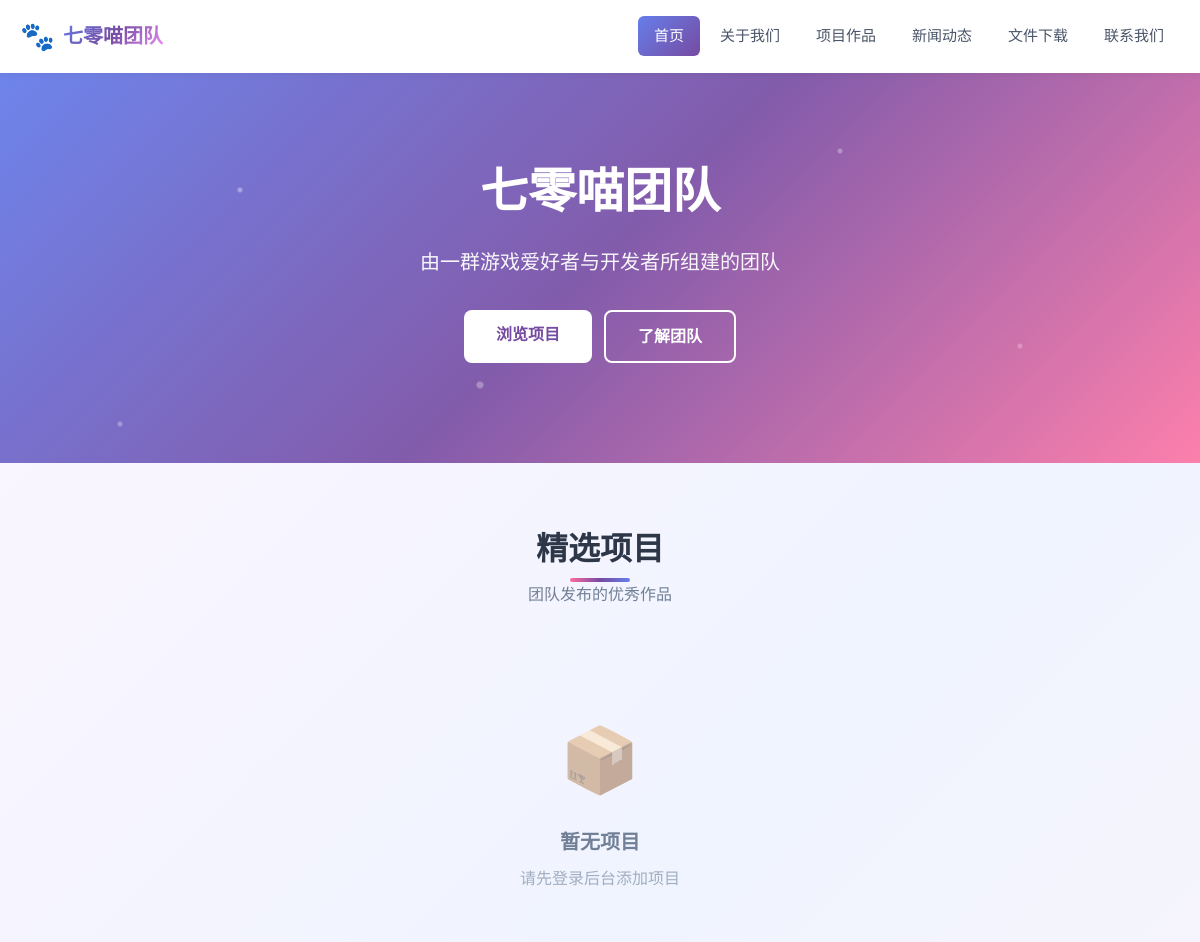
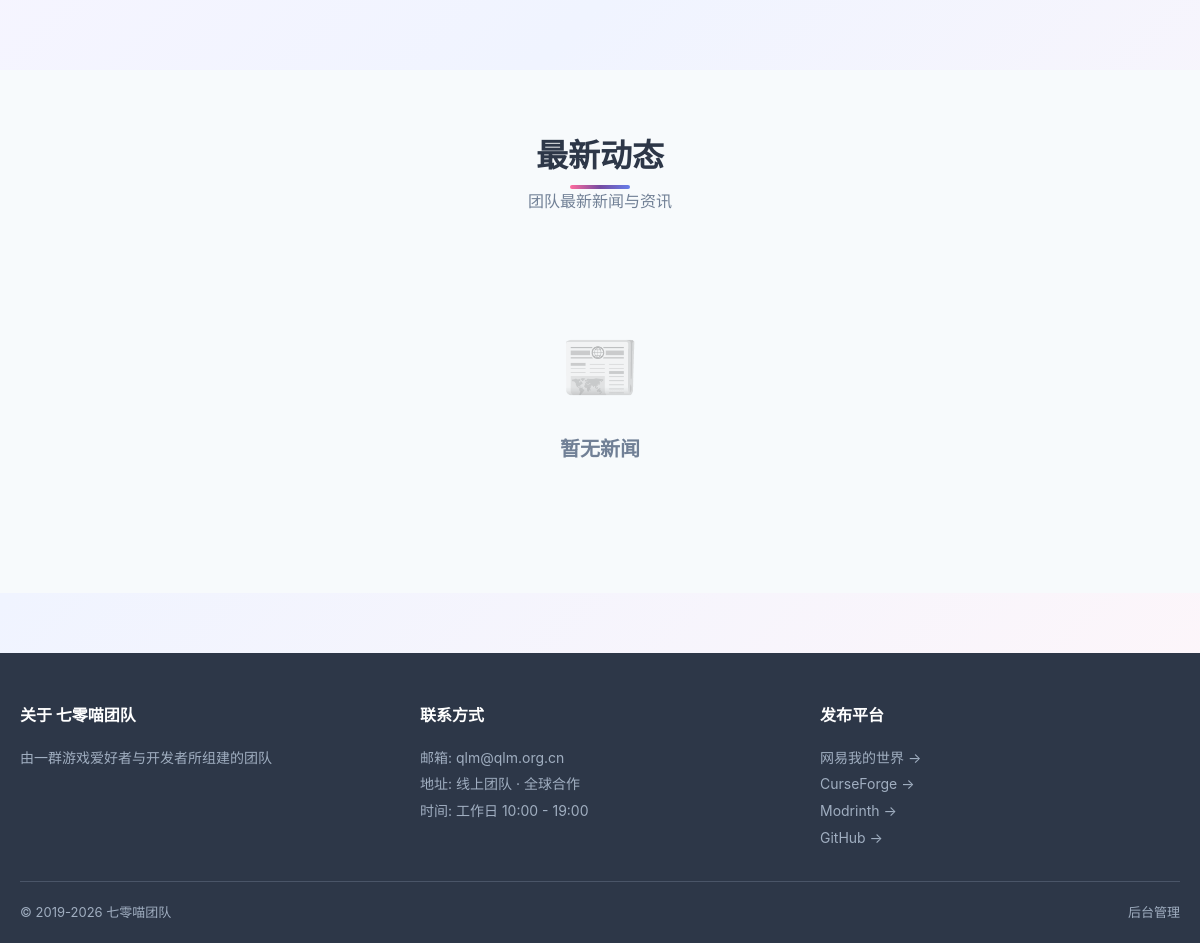
The page / on the database its author committed (2 pictures, top to bottom).
### tables this page shows
CREATE TABLE team_info (
  id int(11) NOT NULL AUTO_INCREMENT,
  team_name varchar(100) NOT NULL DEFAULT '七零喵团队',
  team_name_en varchar(100) DEFAULT 'Seven Zero Meow Team',
  team_logo varchar(255) DEFAULT NULL,
  team_slogan varchar(255) DEFAULT NULL,
  team_description text,
  team_content text,
  founded_date date DEFAULT NULL,
  contact_email varchar(100) DEFAULT NULL,
  contact_qq varchar(50) DEFAULT NULL,
  contact_wechat varchar(100) DEFAULT NULL,
  contact_address varchar(255) DEFAULT NULL,
  contact_worktime varchar(100) DEFAULT NULL,
  contact_banner varchar(255) DEFAULT NULL,
  hero_banner varchar(255) DEFAULT NULL,
  about_banner varchar(255) DEFAULT NULL,
  projects_banner varchar(255) DEFAULT NULL,
  news_banner varchar(255) DEFAULT NULL,
  files_banner varchar(255) DEFAULT NULL,
  default_project_cover varchar(255) DEFAULT NULL,
  default_news_cover varchar(255) DEFAULT NULL,
  site_keywords varchar(255) DEFAULT NULL,
  site_description varchar(500) DEFAULT NULL,
  site_ico varchar(255) DEFAULT NULL,
  site_copyright varchar(255) DEFAULT NULL,
  created_at datetime NOT NULL DEFAULT CURRENT_TIMESTAMP,
  updated_at datetime NOT NULL DEFAULT CURRENT_TIMESTAMP ON UPDATE CURRENT_TIMESTAMP,
  PRIMARY KEY (id)
);

CREATE TABLE navigation (
  id int(11) NOT NULL AUTO_INCREMENT,
  title varchar(100) NOT NULL,
  url varchar(255) NOT NULL,
  target varchar(20) DEFAULT '_self',
  sort_order int(11) NOT NULL DEFAULT '0',
  status tinyint(1) NOT NULL DEFAULT '1',
  created_at datetime NOT NULL DEFAULT CURRENT_TIMESTAMP,
  updated_at datetime NOT NULL DEFAULT CURRENT_TIMESTAMP ON UPDATE CURRENT_TIMESTAMP,
  PRIMARY KEY (id)
);

CREATE TABLE platform_links (
  id int(11) NOT NULL AUTO_INCREMENT,
  platform_name varchar(100) NOT NULL,
  platform_icon varchar(255) DEFAULT NULL,
  platform_url varchar(500) NOT NULL,
  platform_desc varchar(500) DEFAULT NULL,
  sort_order int(11) NOT NULL DEFAULT '0',
  status tinyint(1) NOT NULL DEFAULT '1',
  created_at datetime NOT NULL DEFAULT CURRENT_TIMESTAMP,
  updated_at datetime NOT NULL DEFAULT CURRENT_TIMESTAMP ON UPDATE CURRENT_TIMESTAMP,
  PRIMARY KEY (id)
);

### core/Db.php (called while the page is built, shortened)
<?php
class Db {
    private static $pdo = null;
    public static function conn() {
        if (self::$pdo === null) {
            try {
                $dsn = 'mysql:host=' . DB_HOST . ';port=' . DB_PORT . ';dbname=' . DB_NAME . ';charset=' . DB_CHARSET;
                self::$pdo = new PDO($dsn, DB_USER, DB_PASS, [
                    PDO::ATTR_ERRMODE => PDO::ERRMODE_EXCEPTION,
                    PDO::ATTR_DEFAULT_FETCH_MODE => PDO::FETCH_ASSOC,
                    PDO::ATTR_EMULATE_PREPARES => false,
                ]);
            } catch (PDOException $e) {
                throw new Exception('Database Connect Error: ' . $e->getMessage());
            }
        }
        return self::$pdo;
    }
    public static function query($sql, $params = []) {
        $stmt = self::conn()->prepare($sql);
        $stmt->execute($params);
        return $stmt;
    }
    public static function fetchAll($sql, $params = []) {
        return self::query($sql, $params)->fetchAll();
    }
    public static function fetchOne($sql, $params = []) {
        $row = self::query($sql, $params)->fetch();
        return $row ?: null;
    }
}

### core/View.php (called while the page is built, shortened)
<?php
class View {
    public static function info() {
        static $info = null;
        if ($info === null) {
            try { $info = Db::fetchOne('SELECT * FROM team_info ORDER BY id LIMIT 1'); } catch (Exception $e) { $info = []; }
        }
        return $info;
    }
}
?>

### index.php (the view, shortened to what this page needs)
<?php
$info = View::info();
$heroBanner = $info['hero_banner'] ?? '';
$featuredProjects = [];
$latestNews = [];
try {
    $featuredProjects = Db::fetchAll('SELECT * FROM projects WHERE status = 1 AND is_featured = 1 ORDER BY id DESC LIMIT 6');
    if (empty($featuredProjects)) {
        $featuredProjects = Db::fetchAll('SELECT * FROM projects WHERE status = 1 ORDER BY id DESC LIMIT 6');
    }
    $latestNews = Db::fetchAll('SELECT * FROM news WHERE status = 1 ORDER BY id DESC LIMIT 4');
} catch (Exception $e) {}
include 'views/layouts/header.php';
?>
<?php include 'views/layouts/nav.php'; ?>
<section class="hero <?php if (!empty($heroBanner)) echo 'with-banner'; ?>" <?php if (!empty($heroBanner)) echo "style=\"background-image:url('" . htmlspecialchars($heroBanner, ENT_QUOTES, 'UTF-8') . "');\""; ?>>
  <div class="hero-content">
    <h1><?php echo htmlspecialchars($info['team_name'] ?? SITE_NAME, ENT_QUOTES, 'UTF-8'); ?></h1>
    <div class="slogan"><?php echo htmlspecialchars($info['team_slogan'] ?? '由一群游戏爱好者与开发者所组建的团队', ENT_QUOTES, 'UTF-8'); ?></div>
    <div class="hero-actions">
      <a href="projects.php" class="hero-btn">浏览项目</a>
      <a href="about.php" class="hero-btn hero-btn-outline">了解团队</a>
    </div>
  </div>
</section>
<section class="section">
  <div class="container">
    <div class="section-title"><h2>精选项目</h2><p>团队发布的优秀作品</p></div>
    <?php if (empty($featuredProjects)): ?>
      <div class="empty"><div class="icon">📦</div><h3>暂无项目</h3><p>请先登录后台添加项目</p></div>
    <?php endif; ?>
  </div>
</section>
<section class="section" style="background:#f7fafc;">
  <div class="container">
    <div class="section-title"><h2>最新动态</h2><p>团队最新新闻与资讯</p></div>
    <?php if (empty($latestNews)): ?>
      <div class="empty"><div class="icon">📰</div><h3>暂无新闻</h3></div>
    <?php endif; ?>
  </div>
</section>
<?php include 'views/layouts/footer.php'; ?>

### views/layouts/header.php (shortened to what this page needs)
<?php
$info = View::info();
?>
<!DOCTYPE html>
<html lang="zh-CN">
<head>
<link rel="stylesheet" href="assets/css/main.css">
<link rel="stylesheet" href="assets/css/theme.css">
</head>
<body>

### views/layouts/nav.php (shortened to what this page needs)
<?php
$info = View::info();
$teamLogo = $info['team_logo'] ?? '';
$teamName = $info['team_name'] ?? SITE_NAME;
$active = $active_page ?? basename($_SERVER['PHP_SELF'] ?? '');
try {
    $navs = Db::fetchAll('SELECT * FROM navigation WHERE status = 1 ORDER BY sort_order ASC, id ASC');
} catch (Exception $e) { $navs = []; }
?>
<nav class="navbar">
  <div class="container nav-inner">
    <a href="index.php" class="nav-brand">
      <?php if (!empty($teamLogo)): ?>
        <img src="<?php echo htmlspecialchars($teamLogo, ENT_QUOTES, 'UTF-8'); ?>" alt="logo" class="nav-logo">
      <?php else: ?>
        <span class="nav-emoji">🐾</span>
      <?php endif; ?>
      <span class="nav-brand-text"><?php echo htmlspecialchars($teamName, ENT_QUOTES, 'UTF-8'); ?></span>
    </a>
    <ul class="nav-menu" id="navMenu">
      <?php foreach ($navs as $n): ?>
        <li><a href="<?php echo htmlspecialchars($n['url'], ENT_QUOTES, 'UTF-8'); ?>" class="<?php if (basename($n['url']) === $active) echo 'active'; ?>"><?php echo htmlspecialchars($n['title'], ENT_QUOTES, 'UTF-8'); ?></a></li>
      <?php endforeach; ?>
    </ul>
  </div>
</nav>

### views/layouts/footer.php (shortened to what this page needs)
<?php
$info = View::info();
$teamName = $info['team_name'] ?? SITE_NAME;
$copyright = $info['site_copyright'] ?? '&copy; ' . date('Y') . ' ' . $teamName;
try {
    $platforms = Db::fetchAll('SELECT * FROM platform_links WHERE status = 1 ORDER BY sort_order ASC, id ASC');
} catch (Exception $e) { $platforms = []; }
?>
<footer class="site-footer">
  <div class="container">
    <div class="footer-grid">
      <div class="footer-col">
        <h4>关于 <?php echo htmlspecialchars($teamName, ENT_QUOTES, 'UTF-8'); ?></h4>
        <p><?php echo htmlspecialchars($info['team_slogan'] ?? '', ENT_QUOTES, 'UTF-8'); ?></p>
      </div>
      <div class="footer-col">
        <h4>联系方式</h4>
        <p>邮箱: <?php echo htmlspecialchars($info['contact_email'] ?? '', ENT_QUOTES, 'UTF-8'); ?></p>
        <?php if (!empty($info['contact_address'])): ?><p>地址: <?php echo htmlspecialchars($info['contact_address'], ENT_QUOTES, 'UTF-8'); ?></p><?php endif; ?>
        <?php if (!empty($info['contact_worktime'])): ?><p>时间: <?php echo htmlspecialchars($info['contact_worktime'], ENT_QUOTES, 'UTF-8'); ?></p><?php endif; ?>
      </div>
      <div class="footer-col">
        <h4>发布平台</h4>
        <?php foreach ($platforms as $p): ?>
          <p><a href="<?php echo htmlspecialchars($p['platform_url'], ENT_QUOTES, 'UTF-8'); ?>" target="_blank" rel="noopener"><?php echo htmlspecialchars($p['platform_name'], ENT_QUOTES, 'UTF-8'); ?> &rarr;</a></p>
        <?php endforeach; ?>
      </div>
    </div>
    <div class="footer-bottom">
      <span><?php echo $copyright; ?></span>
      <span class="footer-admin"><a href="admin/login.php" style="color:#a0aec0;">后台管理</a></span>
    </div>
  </div>
</footer>
</body>
</html>

### assets/css/main.css (style rules this page uses)
body { font-family: -apple-system, 'PingFang SC', 'Microsoft YaHei', sans-serif; color: #2d3748; background: #f7fafc; line-height: 1.6; }
a { color: #667eea; text-decoration: none; transition: color .2s; }
ul, ol { list-style: none; }
.container { max-width: 1200px; margin: 0 auto; padding: 0 20px; }
.section { padding: 60px 0; }
.section-title { text-align: center; margin-bottom: 40px; }
.section-title h2 { font-size: 32px; color: #2d3748; }
.section-title p { color: #718096; margin-top: 8px; }
.navbar { background: #fff; box-shadow: 0 2px 8px rgba(0,0,0,0.05); position: sticky; top: 0; z-index: 100; }
.nav-inner { display: flex; align-items: center; justify-content: space-between; padding: 14px 20px; }
.nav-brand { display: flex; align-items: center; font-size: 20px; font-weight: 700; color: #4a5568; }
.nav-emoji { font-size: 28px; margin-right: 8px; }
.nav-brand-text { background: linear-gradient(135deg, #667eea 0%, #764ba2 50%, #f093fb 100%); -webkit-background-clip: text; background-clip: text; -webkit-text-fill-color: transparent; }
.nav-menu { display: flex; gap: 4px; }
.nav-menu li a { display: block; padding: 8px 16px; color: #4a5568; border-radius: 6px; font-size: 15px; transition: all .2s; }
.nav-menu li a.active { background: linear-gradient(135deg, #667eea, #764ba2); color: #fff; }
.hero { padding: 80px 0 100px; background: linear-gradient(135deg, rgba(102,126,234,0.95) 0%, rgba(118,75,162,0.9) 50%, rgba(255,107,157,0.85) 100%); color: #fff; position: relative; overflow: hidden; }
.hero-content { position: relative; z-index: 1; text-align: center; }
.hero h1 { font-size: 48px; margin-bottom: 16px; font-weight: 700; }
.hero .slogan { font-size: 20px; opacity: 0.95; margin-bottom: 32px; }
.hero .hero-actions { display: flex; gap: 12px; justify-content: center; flex-wrap: wrap; }
.hero-btn { padding: 12px 32px; background: #fff; color: #764ba2; border-radius: 8px; font-weight: 600; transition: all .2s; }
.hero-btn-outline { background: transparent; color: #fff; border: 2px solid #fff; }
.empty { text-align: center; padding: 60px 20px; color: #a0aec0; }
.empty .icon { font-size: 64px; margin-bottom: 16px; opacity: 0.5; }
.empty h3 { font-size: 20px; margin-bottom: 8px; color: #718096; }
.site-footer { background: #2d3748; color: #cbd5e0; padding: 50px 0 20px; margin-top: 60px; }
.footer-grid { display: grid; grid-template-columns: repeat(auto-fit, minmax(200px, 1fr)); gap: 40px; margin-bottom: 30px; }
.footer-col h4 { color: #fff; font-size: 16px; margin-bottom: 16px; }
.footer-col p { font-size: 14px; line-height: 1.9; color: #a0aec0; }
.footer-col p a { color: #a0aec0; }
.footer-bottom { border-top: 1px solid #4a5568; padding-top: 20px; display: flex; justify-content: space-between; flex-wrap: wrap; gap: 12px; font-size: 13px; color: #a0aec0; }

### assets/css/theme.css (style rules this page uses)
.hero::after { content: ''; position: absolute; inset: 0; background-image: radial-gradient(circle at 20% 30%, rgba(255,255,255,0.35) 2px, transparent 3px), radial-gradient(circle at 70% 20%, rgba(255,255,255,0.3) 2px, transparent 3px), radial-gradient(circle at 40% 80%, rgba(255,255,255,0.3) 3px, transparent 4px), radial-gradient(circle at 85% 70%, rgba(255,255,255,0.25) 2px, transparent 3px), radial-gradient(circle at 10% 90%, rgba(255,255,255,0.3) 2px, transparent 3px); pointer-events: none; animation: floatParticles 8s ease-in-out infinite alternate; }
.hero-btn { position: relative; overflow: hidden; }
.hero-btn::before { content: ''; position: absolute; top: 50%; left: 50%; width: 0; height: 0; border-radius: 50%; background: rgba(118,75,162,0.15); transform: translate(-50%,-50%); transition: width 0.5s, height 0.5s; }
.nav-menu li a { position: relative; transition: all 0.25s; }
.section-title h2 { display: inline-block; position: relative; }
.section-title h2::after { content: ''; position: absolute; bottom: -8px; left: 50%; transform: translateX(-50%); width: 60px; height: 4px; background: linear-gradient(90deg, #ff6b9d, #764ba2, #667eea); border-radius: 4px; }

### rows shown on the page
team_info: team_name "七零喵团队", team_slogan "由一群游戏爱好者与开发者所组建的团队", contact_email "qlm@qlm.org.cn", contact_address "线上团队 · 全球合作", contact_worktime "工作日 10:00 - 19:00", site_copyright "© 2019-2026 七零喵团队"
navigation: title "首页"
navigation: title "关于我们"
navigation: title "项目作品"
navigation: title "新闻动态"
navigation: title "文件下载"
navigation: title "联系我们"
platform_links: platform_name "网易我的世界"
platform_links: platform_name "CurseForge"
platform_links: platform_name "Modrinth"
platform_links: platform_name "GitHub"
